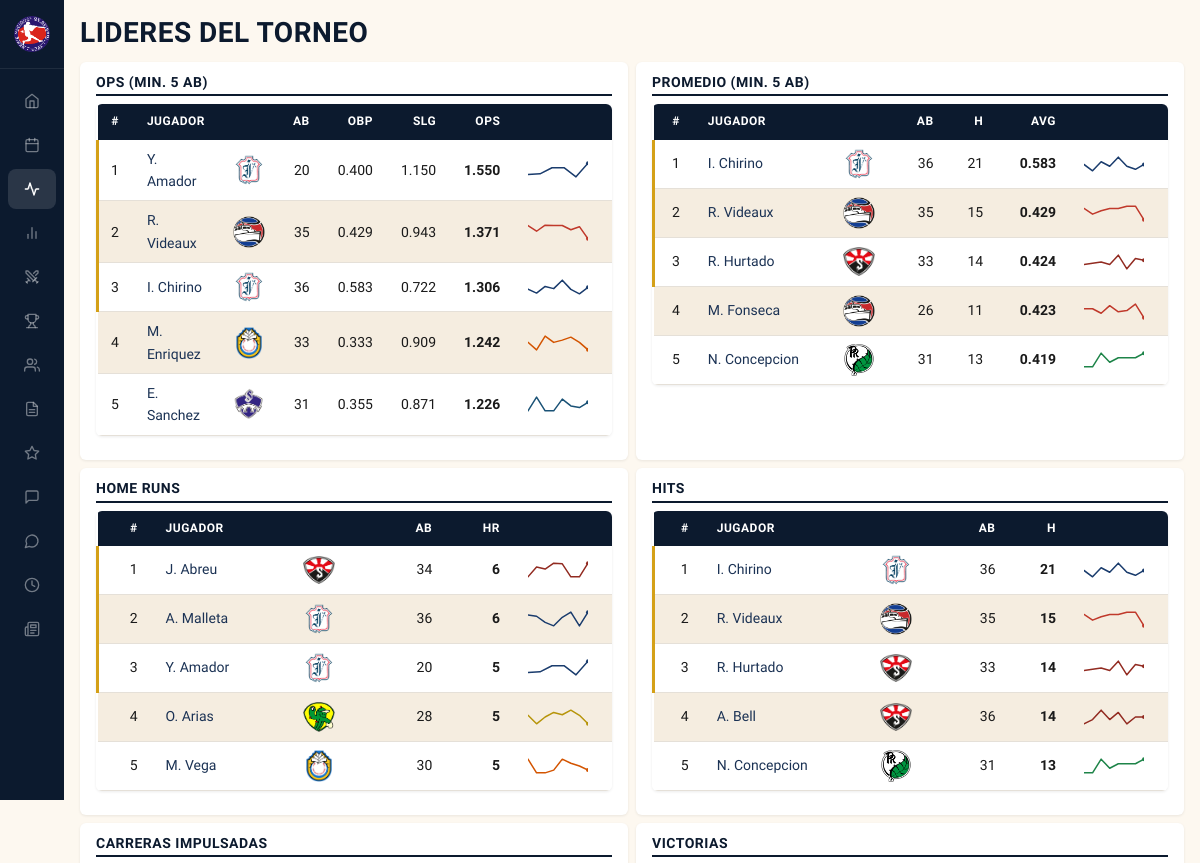
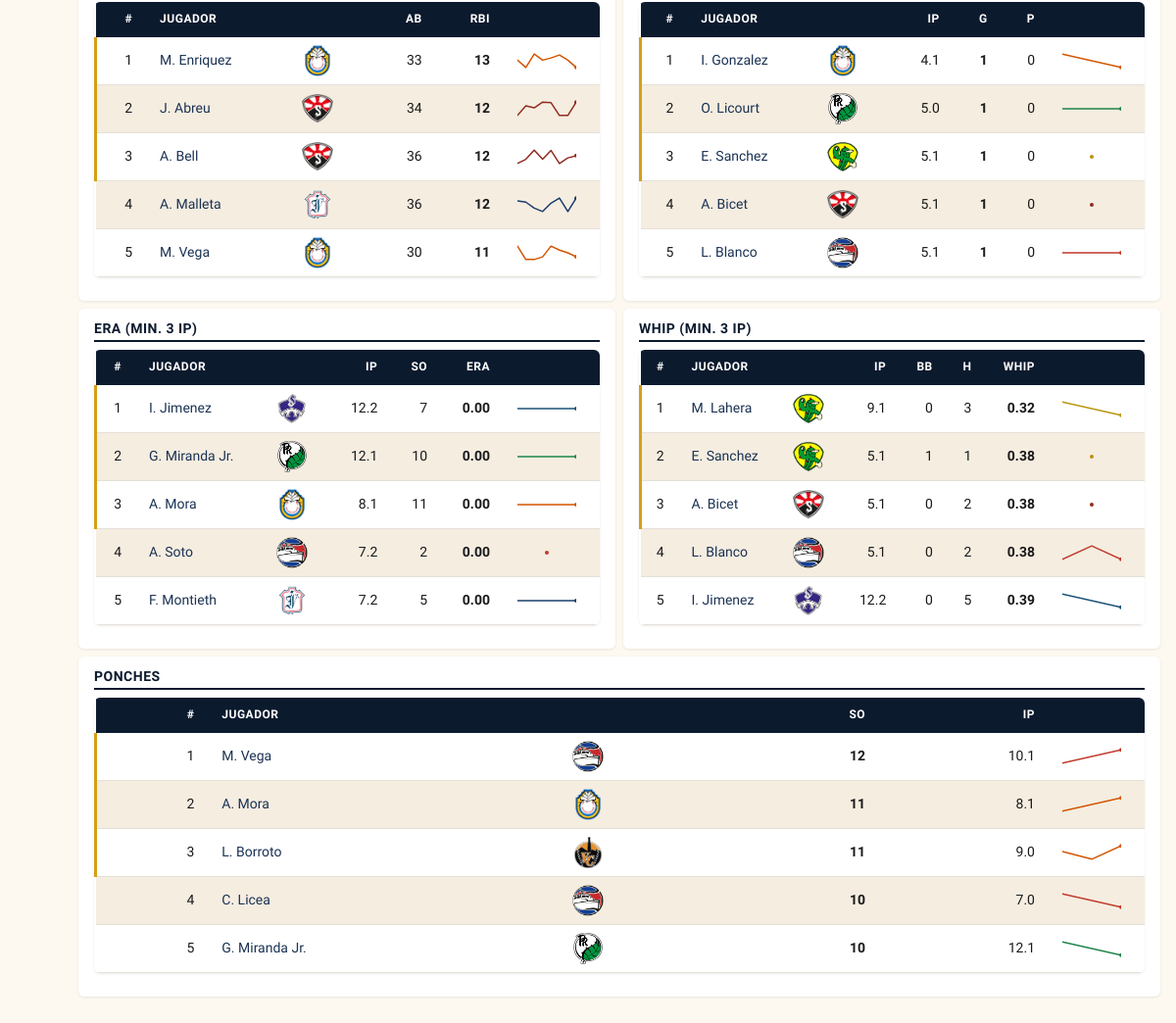
The page /leaders on the database its author committed (2 pictures, top to bottom).
### tables this page shows
CREATE TABLE players (
            id INTEGER PRIMARY KEY,
            team_id INTEGER REFERENCES teams(id),
            name TEXT NOT NULL,
            full_name TEXT,
            position TEXT NOT NULL,
            bats_throws TEXT,
            role TEXT NOT NULL,
            lineup_order INTEGER,
            bullpen_role TEXT,
            is_drafted INTEGER DEFAULT 0,
            photo_file TEXT
        );

### blueprints/leaders/routes.py (the view)
@leaders_bp.route('/leaders')
def leaders() -> str:
    return render_template('leaders.html',
                           bat_ops=get_bat_ops_leaders(),
                           bat_avg=get_bat_avg_leaders(),
                           bat_hr=get_bat_hr_leaders(),
                           bat_hits=get_bat_hits_leaders(),
                           bat_rbi=get_bat_rbi_leaders(),
                           pitch_wins=get_pitch_wins_leaders(),
                           pitch_era=get_pitch_era_leaders(),
                           pitch_whip=get_pitch_whip_leaders(),
                           pitch_so=get_pitch_so_leaders())

### app.py (called while the page is built)
def _register_static_versioning(app: Flask) -> None:
    @app.url_defaults
    def _inject_static_version(endpoint: str, values: dict) -> None:
        if endpoint != 'static' or 'v' in values:
            return
        filename = values.get('filename')
        if not filename:
            return
        path = os.path.join(app.static_folder or '', filename)
        try:
            values['v'] = int(os.path.getmtime(path))
        except OSError:
            pass

### blueprints/leaders/services.py (called while the page is built)
def _attach_spark(leaders: list[dict[str, Any]], series: dict[int, list[float]]) -> list[dict[str, Any]]:
    for e in leaders:
        e["spark"] = series.get(e["id"], [])
    return leaders

def get_bat_avg_leaders() -> list[dict[str, Any]]:
    qualified = [e for e in get_all_batting_lines() if e["AB"] >= 5]
    top = sorted(qualified, key=lambda e: (-e["AVG"], -e["AB"]))[:5]
    return _attach_spark(top, get_weekly_batting_series("AVG"))

def get_bat_ops_leaders() -> list[dict[str, Any]]:
    qualified = [e for e in get_all_batting_lines() if e["AB"] >= 5]
    top = sorted(qualified, key=lambda e: (-e["OPS"], -e["AB"]))[:5]
    return _attach_spark(top, get_weekly_batting_series("OPS"))

def get_bat_hr_leaders() -> list[dict[str, Any]]:
    qualified = [e for e in get_all_batting_lines() if e["HR"] > 0]
    top = sorted(qualified, key=lambda e: (-e["HR"], e["AB"]))[:5]
    return _attach_spark(top, get_weekly_batting_series("OPS"))

def get_bat_hits_leaders() -> list[dict[str, Any]]:
    qualified = [e for e in get_all_batting_lines() if e["H"] > 0]
    top = sorted(qualified, key=lambda e: (-e["H"], e["AB"]))[:5]
    return _attach_spark(top, get_weekly_batting_series("AVG"))

def get_bat_rbi_leaders() -> list[dict[str, Any]]:
    qualified = [e for e in get_all_batting_lines() if e["RBI"] > 0]
    top = sorted(qualified, key=lambda e: (-e["RBI"], e["AB"]))[:5]
    return _attach_spark(top, get_weekly_batting_series("OPS"))

def get_pitch_wins_leaders() -> list[dict[str, Any]]:
    qualified = [e for e in get_all_pitching_lines() if e["W"] > 0]
    top = sorted(qualified, key=lambda e: (-e["W"], e["IP_outs"]))[:5]
    return _attach_spark(top, get_weekly_pitching_series("ERA"))

def get_pitch_era_leaders() -> list[dict[str, Any]]:
    qualified = [e for e in get_all_pitching_lines() if e["IP_outs"] >= 9]
    top = sorted(qualified, key=lambda e: (e["ERA"], -e["IP_outs"]))[:5]
    return _attach_spark(top, get_weekly_pitching_series("ERA"))

### templates/leaders.html (shortened to what this page needs)
{% extends "base.html" %}
{% from 'components/empty_state.html' import empty_state %}
{% from 'components/leaderboard_table.html' import leaderboard_table %}
{% block content %}
<h1>Lideres del Torneo</h1>
<div class="bento">
{% if bat_ops %}
{{ leaderboard_table('OPS (min. 5 AB)', 'Lideres de OPS', bat_ops,
    [('AB', 'AB', false), ('OBP', 'OBP', false), ('SLG', 'SLG', false), ('OPS', 'OPS', true)],
    format_map={"OBP": "%.3f", "SLG": "%.3f", "OPS": "%.3f"}) }}
{% endif %}
{% if bat_avg %}
{{ leaderboard_table('Promedio (min. 5 AB)', 'Lideres de promedio de bateo', bat_avg,
    [('AB', 'AB', false), ('H', 'H', false), ('AVG', 'AVG', true)],
    format_map={"AVG": "%.3f"}) }}
{% endif %}
{% if bat_hr %}
{{ leaderboard_table('Home Runs', 'Lideres de home runs', bat_hr,
    [('AB', 'AB', false), ('HR', 'HR', true)]) }}
{% endif %}
{% if bat_hits %}
{{ leaderboard_table('Hits', 'Lideres de hits', bat_hits,
    [('AB', 'AB', false), ('H', 'H', true)]) }}
{% endif %}
{% if bat_rbi %}
{{ leaderboard_table('Carreras Impulsadas', 'Lideres de carreras impulsadas', bat_rbi,
    [('AB', 'AB', false), ('RBI', 'RBI', true)]) }}
{% endif %}
{% if pitch_wins %}
{{ leaderboard_table('Victorias', 'Lideres de victorias', pitch_wins,
    [('IP', 'IP_outs', false), ('G', 'W', true), ('P', 'L', false)]) }}
{% endif %}
{% if pitch_era %}
{{ leaderboard_table('ERA (min. 3 IP)', 'Lideres de ERA', pitch_era,
    [('IP', 'IP_outs', false), ('SO', 'SO', false), ('ERA', 'ERA', true)],
    format_map={"ERA": "%.2f"}) }}
{% endif %}
{% if pitch_whip %}
{{ leaderboard_table('WHIP (min. 3 IP)', 'Lideres de WHIP', pitch_whip,
    [('IP', 'IP_outs', false), ('BB', 'BB', false), ('H', 'H', false), ('WHIP', 'WHIP', true)],
    format_map={"WHIP": "%.2f"}) }}
{% endif %}
{% if pitch_so %}
{{ leaderboard_table('Ponches', 'Lideres de ponches', pitch_so,
    [('SO', 'SO', true), ('IP', 'IP_outs', false)],
    panel_class='bento-full') }}
{% endif %}
</div>
{% endblock %}

### templates/components/leaderboard_table.html (shortened to what this page needs)
{% from 'components/logo_img.html' import logo_img %}
{% from 'components/sparkline.html' import sparkline %}
{% macro leaderboard_table(title, caption, players, stat_cols, format_map={}, panel_class='') %}
<div class="panel {{ panel_class }}">
    <h2>{{ title }}</h2>
    <div class="table-scroll"><table class="leaderboard stat-table">
        <thead>
            <tr>
                <th class="num" scope="col">#</th>
                <th scope="col">Jugador</th>
                <th scope="col"></th>
                {% for header, key, bold in stat_cols %}
                <th class="num" scope="col">{{ header }}</th>
                {% endfor %}
                <th scope="col" class="spark-col"><span class="sr-only">Tendencia</span></th>
            </tr>
        </thead>
        <tbody>
        {% for p in players %}
        <tr>
            <td class="num">{{ loop.index }}</td>
            <td><a href="{{ url_for('players.player', player_id=p.id) }}">{{ p.name }}</a></td>
            <td>{{ logo_img(p.logo_file, css_class='inline-logo-md', alt=p.short_name) }}</td>
            {% for header, key, bold in stat_cols %}
            <td class="num {% if bold %}pct{% endif %}">
                {% set val = p[key] %}
                {% if key in format_map %}
                    {% if bold %}<strong>{{ format_map[key]|format(val) }}</strong>{% else %}{{ format_map[key]|format(val) }}{% endif %}
                {% elif key == 'IP_outs' %}
                    {% if bold %}<strong>{{ format_ip(val) }}</strong>{% else %}{{ format_ip(val) }}{% endif %}
                {% else %}
                    {% if bold %}<strong>{{ val }}</strong>{% else %}{{ val }}{% endif %}
                {% endif %}
            </td>
            {% endfor %}
            <td class="spark-cell" style="--team-color: {{ p.color_primary }}">{{ sparkline(p.spark if p.spark is defined else []) }}</td>
        </tr>
        {% endfor %}
        </tbody>
    </table></div>
</div>
{% endmacro %}

### templates/components/logo_img.html
{% macro logo_img(logo_file, css_class='inline-logo', alt='') %}
{% if logo_file %}
    {%- set dims = {
        'inline-logo':    64,
        'inline-logo-md': 32,
        'inline-logo-sm': 16,
        'team-logo':      56,
        'sched-logo':     72,
        'versus-logo':    80,
        'game-card-bg game-card-bg-left':  64,
        'game-card-bg game-card-bg-right': 64,
    } -%}
    {%- set size = dims.get(css_class) -%}
<img src="{{ url_for('static', filename='graphics/' + logo_file) }}"
     class="{{ css_class }}" alt="{{ alt }}" loading="lazy" decoding="async"
     {%- if size %} width="{{ size }}" height="{{ size }}"{% endif %}>
{% endif %}
{% endmacro %}

### templates/components/sparkline.html (shortened to what this page needs)
{% macro sparkline(points, width=60, height=18) %}
{% if points and points|length > 1 %}
    {% set coords = [] %}
    <svg class="sparkline" viewBox="0 0 {{ width }} {{ height }}" width="{{ width }}" height="{{ height }}" preserveAspectRatio="none" aria-hidden="true">
        <polyline points="{{ coords|join(' ') }}"
                  fill="none" stroke="currentColor" stroke-width="1.5"
                  stroke-linecap="round" stroke-linejoin="round"/>
        {% set last = coords[-1].split(',') %}
        <circle cx="{{ last[0] }}" cy="{{ last[1] }}" r="2" fill="currentColor"/>
    </svg>
{% elif points and points|length == 1 %}
    <svg class="sparkline" viewBox="0 0 {{ width }} {{ height }}" width="{{ width }}" height="{{ height }}" preserveAspectRatio="none" aria-hidden="true">
        <circle cx="{{ width / 2 }}" cy="{{ height / 2 }}" r="2" fill="currentColor"/>
    </svg>
{% else %}
    <span class="sparkline-empty" aria-hidden="true"></span>
{% endif %}
{% endmacro %}

### static/style.css (style rules this page uses)
:root { --navy-900: #0C1A2E; --navy-800: #132B4A; --navy-700: #1B3254; --navy-500: #2D4F7E; --red-600: #C62828; --red-700: #A51C1C; --cream-50: #FDF8F0; --cream-100: #F5EDE0; --cream-200: #E8DCC8; --white: #FFFFFF; --gray-600: #5A5A5A; --gray-400: #9E9E9E; --green-600: #2E7D32; --gold-500: #D4A017; --ernesto: #2b6cb0; --junior: #c05621; --text-primary: #1A1A1A; --text-secondary: #5A6370; --border: #E5E0D8; --shadow-sm: 0 1px 3px rgba(0,0,0,0.08); --shadow-md: 0 4px 12px rgba(0,0,0,0.12); --sidebar-width: 200px; --sidebar-collapsed: 64px; --text-xs: 0.6875rem; --text-sm: 0.75rem; --text-base: 0.875rem; --text-lg: 1rem; --text-xl: 1.25rem; --text-2xl: 1.75rem; --text-3xl: 2.25rem; --space-1: 4px; --space-2: 8px; --space-3: 12px; --space-4: 16px; --space-5: 24px; --space-6: 32px; --space-7: 48px; --space-8: 64px; --bg: var(--cream-50); --bg-alt: var(--cream-100); --card: var(--white); --text: var(--text-primary); --muted: var(--text-secondary); --accent: var(--red-600); --link: var(--navy-700); --green: var(--green-600); --red: var(--red-600); --gold: var(--gold-500); }
*, *::before, *::after { margin: 0; padding: 0; box-sizing: border-box; }
body { font-family: 'Source Sans 3', system-ui, -apple-system, sans-serif; background: var(--cream-50); color: var(--text-primary); line-height: 1.6; font-size: var(--text-base); }
a { color: var(--navy-700); text-decoration: none; transition: color 120ms; }
h1, h2, h3 { font-family: 'Barlow Condensed', 'Arial Narrow', sans-serif; text-transform: uppercase; letter-spacing: 0.5px; line-height: 1.2; }
h1 { color: var(--navy-900); margin-bottom: var(--space-3); font-size: var(--text-2xl); font-weight: 800; }
h2 { color: var(--navy-900); margin: var(--space-5) 0 var(--space-2); font-size: var(--text-xl); font-weight: 700; }
table { width: 100%; border-collapse: collapse; margin-bottom: var(--space-3); background: var(--white); border-radius: 6px; overflow: hidden; box-shadow: var(--shadow-sm); }
th { background: var(--navy-900); color: var(--white); padding: var(--space-2) var(--space-3); text-align: left; font-family: 'Barlow Condensed', sans-serif; font-size: var(--text-sm); font-weight: 700; text-transform: uppercase; letter-spacing: 0.5px; }
td { padding: var(--space-2) var(--space-4) var(--space-2) var(--space-3); border-bottom: 1px solid var(--border); font-size: var(--text-base); }
th { padding-right: var(--space-4); }
td:last-child, th:last-child { padding-right: var(--space-5); }
tbody tr:nth-child(even) { background: var(--cream-100); }
.num { text-align: right; font-variant-numeric: tabular-nums; }
.stat-table { position: relative; }
.stat-table thead th { position: sticky; top: 0; z-index: 3; }
.stat-table td:first-child { position: sticky; left: 0; z-index: 2; background: inherit; }
.stat-table th:first-child { position: sticky; left: 0; z-index: 4; background: var(--navy-900); }
.table-scroll { overflow-x: auto; border-radius: 6px; box-shadow: var(--shadow-sm); margin-bottom: var(--space-3); }
.table-scroll table { margin-bottom: 0; box-shadow: none; border-radius: 0; }
.leaderboard tbody tr:nth-child(-n+3) { border-left: 3px solid var(--gold-500); }
.spark-col { width: 70px; }
.spark-cell { color: var(--team-color, var(--red-600)); line-height: 0; text-align: right; padding-right: 8px; }
.sparkline { display: inline-block; vertical-align: middle; }
.inline-logo-md { height: 32px; width: 32px; object-fit: contain; vertical-align: middle; }
.bento { display: grid; grid-template-columns: 1fr 1fr; gap: var(--space-2); margin-bottom: var(--space-3); }
.bento-full { grid-column: 1 / -1; }
.panel { background: var(--white); border-radius: 6px; padding: var(--space-3) var(--space-4); box-shadow: var(--shadow-sm); overflow: hidden; }
.panel h2 { margin: 0 0 var(--space-2) 0; font-size: var(--text-base); border-bottom: 2px solid var(--navy-900); padding-bottom: var(--space-1); }
.panel table { margin-bottom: 0; box-shadow: none; border-radius: 0; }

### rows shown on the page
players: name "Y. Amador", stat_cols "20" "20", format_map "0.400" "1.150", format_map "1.550", {{ width }} 60 (drawn), stat_cols "5"
players: name "R. Videaux", stat_cols "35" "35" "15" "35", format_map "0.429" "0.943", format_map "1.371" "0.429", {{ width }} 60 (drawn), stat_cols "15"
players: name "I. Chirino", stat_cols "36" "36" "21" "36", format_map "0.583" "0.722", format_map "1.306" "0.583", {{ width }} 60 (drawn), stat_cols "21"
players: name "M. Enriquez", stat_cols "33" "33", format_map "0.333" "0.909", format_map "1.242", {{ width }} 60 (drawn), stat_cols "13"
players: name "E. Sanchez", stat_cols "31", format_map "0.355" "0.871", format_map "1.226", {{ width }} 60 (drawn)
players: name "R. Hurtado", stat_cols "33" "14" "33", format_map "0.424", {{ width }} 60 (drawn), stat_cols "14"
players: name "M. Fonseca", stat_cols "26" "11", format_map "0.423", {{ width }} 60 (drawn)
players: name "N. Concepcion", stat_cols "31" "13" "31", format_map "0.419", {{ width }} 60 (drawn), stat_cols "13"
players: name "J. Abreu", stat_cols "34" "34", stat_cols "6" "12", {{ width }} 60 (drawn)
players: name "A. Malleta", stat_cols "36" "36", stat_cols "6" "12", {{ width }} 60 (drawn)
players: name "O. Arias", stat_cols "28", stat_cols "5", {{ width }} 60 (drawn)
players: name "M. Vega", stat_cols "30" "30", stat_cols "5" "11", {{ width }} 60 (drawn)
players: name "A. Bell", stat_cols "36" "36", stat_cols "14" "12", {{ width }} 60 (drawn)
players: name "I. Gonzalez", format_ip "4.1", stat_cols "1", stat_cols "0", {{ width }} 60 (drawn)
players: name "O. Licourt", format_ip "5.0", stat_cols "1", stat_cols "0", {{ width }} 60 (drawn)
players: name "E. Sanchez", format_ip "5.1" "5.1", stat_cols "1", stat_cols "0" "1" "1", {{ width }} 60 (drawn), format_map "0.38"
players: name "A. Bicet", format_ip "5.1" "5.1", stat_cols "1", stat_cols "0" "0" "2", {{ width }} 60 (drawn), format_map "0.38"
players: name "L. Blanco", format_ip "5.1" "5.1", stat_cols "1", stat_cols "0" "0" "2", {{ width }} 60 (drawn), format_map "0.38"
players: name "I. Jimenez", format_ip "12.2" "12.2", stat_cols "7" "0" "5", format_map "0.00" "0.39", {{ width }} 60 (drawn)
players: name "G. Miranda Jr.", format_ip "12.1" "12.1", stat_cols "10", format_map "0.00", {{ width }} 60 (drawn), stat_cols "10"
players: name "A. Mora", format_ip "8.1" "8.1", stat_cols "11", format_map "0.00", {{ width }} 60 (drawn), stat_cols "11"
players: name "A. Soto", format_ip "7.2", stat_cols "2", format_map "0.00", {{ width }} 60 (drawn)
players: name "F. Montieth", format_ip "7.2", stat_cols "5", format_map "0.00", {{ width }} 60 (drawn)
players: name "M. Lahera", format_ip "9.1", stat_cols "0" "3", format_map "0.32", {{ width }} 60 (drawn)
players: name "M. Vega", stat_cols "12", format_ip "10.1", {{ width }} 60 (drawn)
players: name "L. Borroto", shows a picture, stat_cols "11", format_ip "9.0", {{ width }} 60 (drawn)
players: name "C. Licea", stat_cols "10", format_ip "7.0", {{ width }} 60 (drawn)

### other values the page prints
{{ title }} "OPS (MIN. 5 AB) PROMEDIO (MIN. 5 AB) HOME RUNS HITS CARRERAS IMPULSADAS VICTORIAS ERA (MIN. 3 IP) WHIP (MIN. 3 IP) PONCHES"
{{ header }} "AB" "OBP" "SLG" "OPS" "AB" "H" "AVG" "AB" "HR" "AB" "H" "AB" "RBI" "IP" "G" "P" "IP" "SO" "ERA" "IP" "BB" "H" "WHIP" "SO" "IP"
